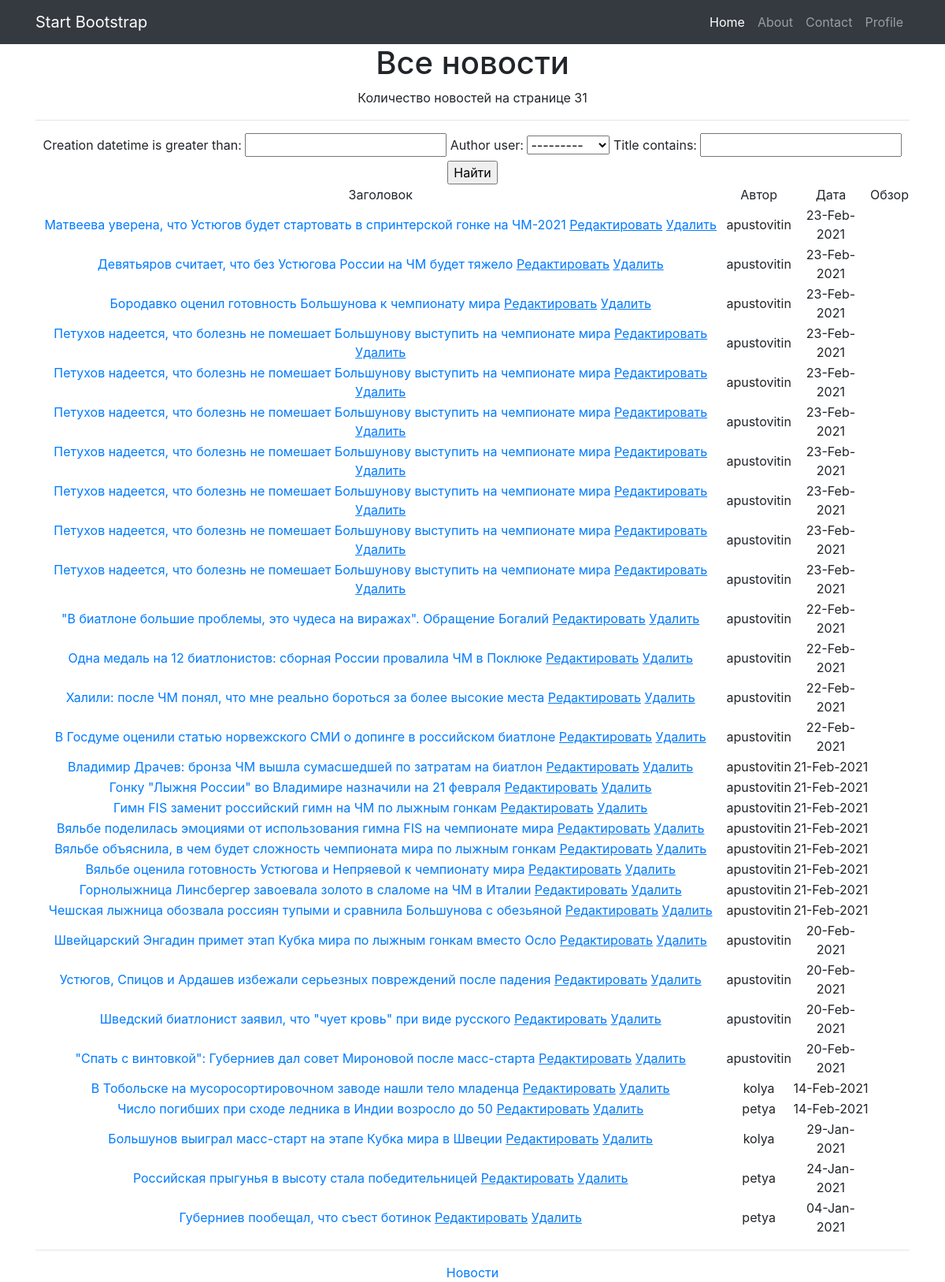
Page /news/search/ on the earlier database version.
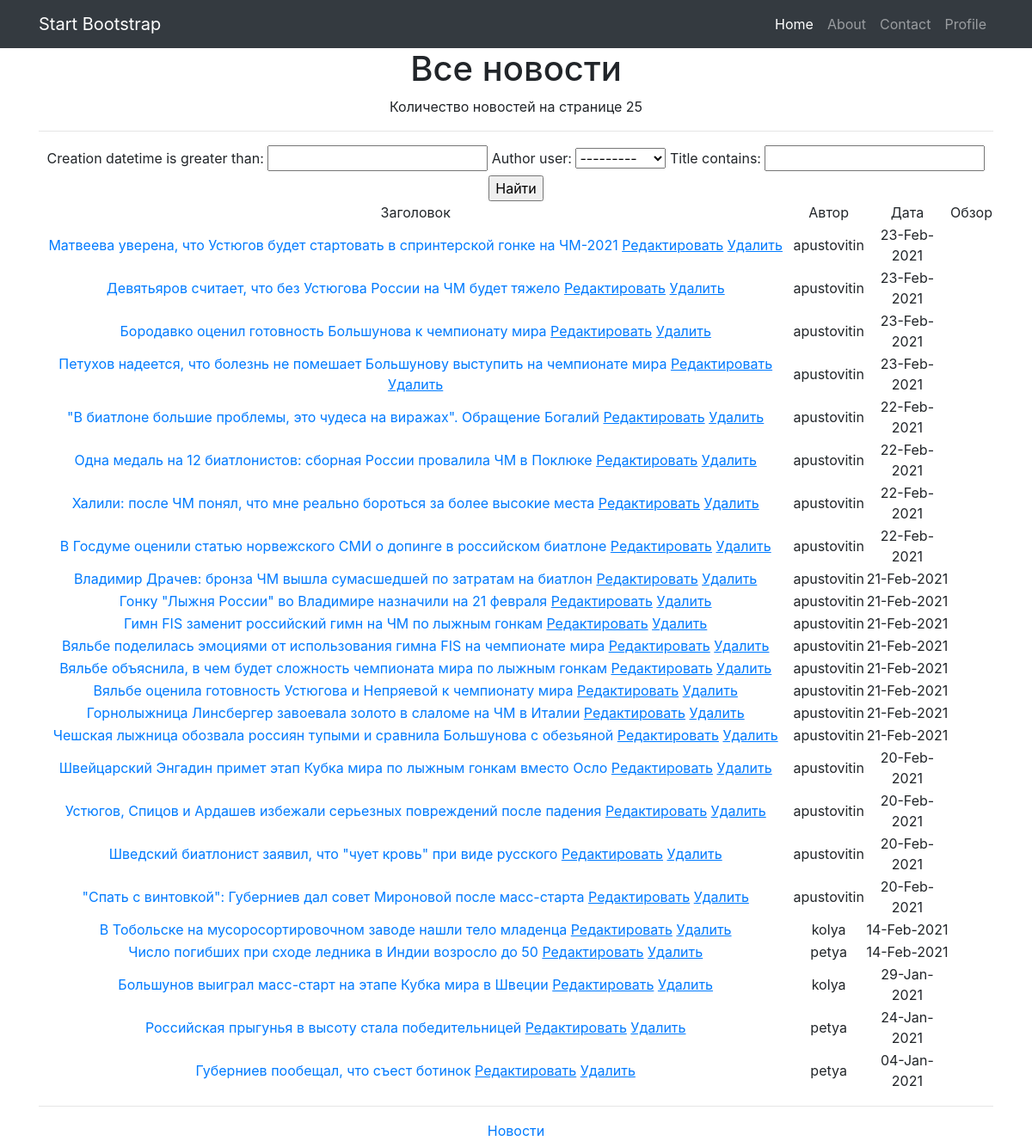
Same page on the later database version.
### news/models.py (models this page shows, shortened)
class Post(models.Model):
    article = 'AT'
    news = 'NW'
    TYPES = [(article, 'статья'), (news, 'новость')]
    author = models.ForeignKey('accounts.Author', on_delete=models.CASCADE)
    type = models.CharField(max_length=2, choices=TYPES, default=news)
    creation_datetime = models.DateTimeField(auto_now_add=True)
    category = models.ManyToManyField(Category, through='PostCategory')
    title = models.CharField(max_length=255)
    content = models.TextField()
    rating = models.IntegerField(default=0)

### accounts/models.py (models this page shows, shortened)
class Author(models.Model):
    user = models.OneToOneField(User, on_delete=models.CASCADE)
    rating = models.IntegerField(default=0)

### news/views.py (the view)
# urls.py: path('search/', NewsSearch.as_view(), name='news_search'),
class NewsSearch(ListView):
    model = Post
    template_name = 'news_search.html'
    context_object_name = 'news_search'
    queryset = Post.objects.filter(type='NW').order_by('-creation_datetime')
    paginate_by = 3
    def get_context_data(self, **kwargs):
        context = super().get_context_data(**kwargs)
        context['filter'] = NewsFilter(self.request.GET, queryset=self.get_queryset())
        return context

### news/templatetags/custom_filters.py (called while the page is built)
@register.filter(name='profanity')
def profanity(text):
    pf_filter = ProfanityFilter(languages=['ru', 'en'])
    return pf_filter.censor(text)

### templates/news_search.html (shortened to what this page needs)
{% extends 'flatpages/default.html' %}
{% load custom_filters %}
{% block content %}
    <h1>Все новости</h1>
    <p1>Количество новостей на странице {{ filter.qs|length }}</p1>
    <hr>
    <form method="GET">
        {{ filter.form }}
        <input type="submit" value="Найти">
    </form>
    {% if filter.qs %}
        <table>
            <tr>
                <td>
                    Заголовок
                </td>
                <td>
                    Автор
                </td>
                <td>
                    Дата
                </td>
                <td>
                    Обзор
                </td>
            </tr>
        {% for o_news in filter.qs %}
            <tr>
                <td>
                    <a href="{% url 'one_news' o_news.id %}">{{ o_news.title }}</a>
                    <a href="{% url 'news_update' o_news.id %}"><u>Редактировать</u></a>
                    <a href="{% url 'news_delete' o_news.id %}"><u> Удалить </u></a>
                </td>
                <td>
                    {{ o_news.author.user }}
                </td>
                <td>
                    {{ o_news.creation_datetime|date:'d-M-Y' }}
                </td>
                <td>
                </td>
            </tr>
        {% endfor %}
        </table>
    {% else %}
        <p2>Нет новостей с заданными параметрами.</p2>
    {% endif %}
    <hr>
    <a href="/news/">    Новости</a>
{% endblock content %}

### templates/flatpages/default.html (shortened to what this page needs)
{% load static %}
{% load cache %}
<!DOCTYPE html>
<html lang="en">
<head>
  <link href="{% static 'vendor/bootstrap/css/bootstrap.min.css' %}" rel="stylesheet">
</head>
<body>
  {% cache 600 navigation %}
    <nav class="navbar navbar-expand-lg navbar-dark bg-dark static-top">
      <div class="container">
        <a class="navbar-brand" href="#">Start Bootstrap</a>
        <div class="collapse navbar-collapse" id="navbarResponsive">
          <ul class="navbar-nav ml-auto">
            <li class="nav-item active">
              <a class="nav-link" href="#">Home
              </a>
            </li>
            <li class="nav-item">
              <a class="nav-link" href="/about/">About</a>
            </li>
            <li class="nav-item">
              <a class="nav-link" href="/contacts/">Contact</a>
            </li>
            <li class="nav-item">
              <a class="nav-link" href="/accounts/login/">Profile</a>
            </li>
          </ul>
        </div>
      </div>
    </nav>
  {% endcache %}
  <div class="container">
    <div class="row">
      <div class="col-lg-12 text-center">
       {% block content %}{% endblock content %}
      </div>
    </div>
  </div>
</body>
</html>

Differences in the rows shown:
removed Post: title "Петухов надеется, что болезнь не помешает Большунову выступить на чемпионате мира", author.user "apustovitin", creation_datetime "23-Feb-2021"
removed Post: title "Петухов надеется, что болезнь не помешает Большунову выступить на чемпионате мира", author.user "apustovitin", creation_datetime "23-Feb-2021"
removed Post: title "Петухов надеется, что болезнь не помешает Большунову выступить на чемпионате мира", author.user "apustovitin", creation_datetime "23-Feb-2021"
removed Post: title "Петухов надеется, что болезнь не помешает Большунову выступить на чемпионате мира", author.user "apustovitin", creation_datetime "23-Feb-2021"
removed Post: title "Петухов надеется, что болезнь не помешает Большунову выступить на чемпионате мира", author.user "apustovitin", creation_datetime "23-Feb-2021"
removed Post: title "Петухов надеется, что болезнь не помешает Большунову выступить на чемпионате мира", author.user "apustovitin", creation_datetime "23-Feb-2021"
Other differences:
{{ filter.qs|length }}: "31" → "25"
